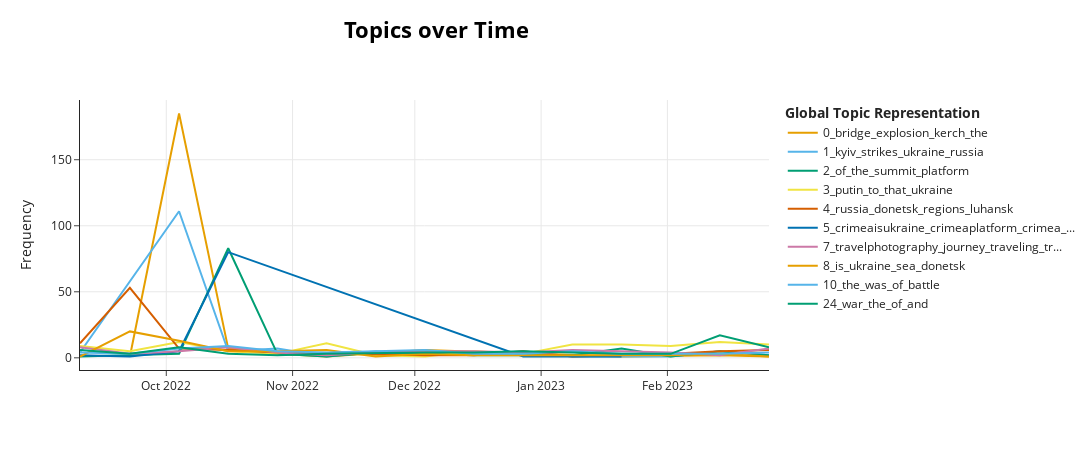

The notebook cell saved with this chart:
### Code cell
model_ig.visualize_topics_over_time(topics_over_timeig, top_n_topics=10,normalize_frequency=False)

### Figure 1 — Plotly figure (JSON) as saved in the notebook; plotly's stock layout.template omitted (floating-point values rounded to 4 significant figures)
{"data": [{"hoverinfo": "text", "hovertext": ["<b>Topic 0</b><br>Words: upd, rolled, airfield, belbek, runway", "<b>Topic 0</b><br>Words: bridge, explosion, kerch, russia, the", "<b>Topic 0</b><br>Words: bridge, crimea, sections, explosion, the", "<b>Topic 0</b><br>Words: bridge, section, november, raided, japanese", "<b>Topic 0</b><br>Words: bridge, critical, roadway, truck, train", "<b>Topic 0</b><br>Words: bridge, putin, kerch, blast, the", "<b>Topic 0</b><br>Words: krivtsova, social, bridge, ankle, discredit", "<b>Topic 0</b><br>Words: arrest, bridge, people, who, olesya", "<b>Topic 0</b><br>Words: bridge, paul, ron, the, is"], "marker": {"color": "#E69F00"}, "mode": "lines", "name": "0_bridge_explosion_kerch_the", "type": "scatter", "x": ["2022-09-22T01:36:00", "2022-10-04T03:12:00", "2022-10-16T04:48:00", "2022-10-28T06:24:00", "2022-11-09T08:00:00", "2022-12-03T11:12:00", "2023-01-20T17:36:00", "2023-02-13T20:48:00", "2023-02-25T22:24:00"], "y": [1, 185, 7, 3, 1, 6, 1, 2, 1]}, {"hoverinfo": "text", "hovertext": ["<b>Topic 1</b><br>Words: mins, ukraine, npp, energy, plant", "<b>Topic 1</b><br>Words: kyiv, strikes, ukraine, cities, russia", "<b>Topic 1</b><br>Words: strikes, said, kyiv, russia, ukraine", "<b>Topic 1</b><br>Words: kyiv, missiles, ukraine, cities, russia", "<b>Topic 1</b><br>Words: missile, poland, przewodow, miles, alert", "<b>Topic 1</b><br>Words: plants, strikes, scholz, power, ukraine", "<b>Topic 1</b><br>Words: energy, strikes, infrastructure, baby, criticism", "<b>Topic 1</b><br>Words: photo, energy, russia, ukraine, images", "<b>Topic 1</b><br>Words: kyiv, russia, ukraine, missile, in", "<b>Topic 1</b><br>Words: markarova, ukraine, attacks, infrastructure, russia", "<b>Topic 1</b><br>Words: airspace, missiles, romania, missile, launched", "<b>Topic 1</b><br>Words: ukraine, in, kyiv, the, orgs", "<b>Topic 1</b><br>Words: inro, united, aroma, smells, candles"], "marker": {"color": "#56B4E9"}, "mode": "lines", "name": "1_kyiv_strikes_ukraine_russia", "type": "scatter", "x": ["2022-09-09T19:39:21.600000", "2022-10-04T03:12:00", "2022-10-16T04:48:00", "2022-10-28T06:24:00", "2022-11-09T08:00:00", "2022-11-21T09:36:00", "2022-12-03T11:12:00", "2022-12-15T12:48:00", "2022-12-27T14:24:00", "2023-01-08T16:00:00", "2023-02-01T19:12:00", "2023-02-13T20:48:00", "2023-02-25T22:24:00"], "y": [4, 111, 5, 7, 1, 5, 2, 3, 5, 1, 1, 5, 2]}, {"hoverinfo": "text", "hovertext": ["<b>Topic 2</b><br>Words: finnish, her, marin, strong, leaks", "<b>Topic 2</b><br>Words: platform, summit, international, parliamentary, crimea", "<b>Topic 2</b><br>Words: of, summit, parliamentary, the, international", "<b>Topic 2</b><br>Words: of, crimea, the, tatars, scenario", "<b>Topic 2</b><br>Words: campaign, weareukraine, crimeaforukraine, return, head", "<b>Topic 2</b><br>Words: of, the, parliamentary, platform, khazar", "<b>Topic 2</b><br>Words: of, the, platform, riigikogu, ratas", "<b>Topic 2</b><br>Words: rkiye, serim, platform, of, tamila", "<b>Topic 2</b><br>Words: of, the, crimea, eu, platform", "<b>Topic 2</b><br>Words: platform, of, the, crimea, and", "<b>Topic 2</b><br>Words: khazar, khazars, khazaria, the, of", "<b>Topic 2</b><br>Words: unesco, of, the, platform, crimea", "<b>Topic 2</b><br>Words: dzhaparova, platform, emine, contacts, of"], "marker": {"color": "#009E73"}, "mode": "lines", "name": "2_of_the_summit_platform", "type": "scatter", "x": ["2022-09-09T19:39:21.600000", "2022-10-04T03:12:00", "2022-10-16T04:48:00", "2022-10-28T06:24:00", "2022-11-09T08:00:00", "2022-11-21T09:36:00", "2022-12-03T11:12:00", "2022-12-15T12:48:00", "2023-01-08T16:00:00", "2023-01-20T17:36:00", "2023-02-01T19:12:00", "2023-02-13T20:48:00", "2023-02-25T22:24:00"], "y": [1, 3, 83, 3, 1, 4, 3, 2, 2, 7, 1, 5, 2]}, {"hoverinfo": "text", "hovertext": ["<b>Topic 3</b><br>Words: putin, ukraine, russia, that, to", "<b>Topic 3</b><br>Words: hill, putin, russia, nuclear, us", "<b>Topic 3</b><br>Words: president, that, putin, to, ukraine", "<b>Topic 3</b><br>Words: in, franchetti, ukraine, putin, to", "<b>Topic 3</b><br>Words: nuclear, said, putin, to, medvedev", "<b>Topic 3</b><br>Words: to, that, putin, russia, ukraine", "<b>Topic 3</b><br>Words: clement, peter, pope, church, he", "<b>Topic 3</b><br>Words: nobel, ccl, prize, ally, will", "<b>Topic 3</b><br>Words: putin, negotiate, said, russia, to", "<b>Topic 3</b><br>Words: hollande, stopping, russia, insert, ukraine", "<b>Topic 3</b><br>Words: that, peace, the, johnson, to", "<b>Topic 3</b><br>Words: putin, that, ukraine, to, russia", "<b>Topic 3</b><br>Words: putin, ukrainians, that, russia, munich", "<b>Topic 3</b><br>Words: putin, to, the, that, russia", "<b>Topic 3</b><br>Words: ukraine, that, to, the, they"], "marker": {"color": "#F0E442"}, "mode": "lines", "name": "3_putin_to_that_ukraine", "type": "scatter", "x": ["2022-09-09T19:39:21.600000", "2022-09-22T01:36:00", "2022-10-04T03:12:00", "2022-10-16T04:48:00", "2022-10-28T06:24:00", "2022-11-09T08:00:00", "2022-11-21T09:36:00", "2022-12-03T11:12:00", "2022-12-15T12:48:00", "2022-12-27T14:24:00", "2023-01-08T16:00:00", "2023-01-20T17:36:00", "2023-02-01T19:12:00", "2023-02-13T20:48:00", "2023-02-25T22:24:00"], "y": [9, 5, 12, 5, 3, 11, 2, 1, 5, 3, 10, 10, 9, 12, 10]}, {"hoverinfo": "text", "hovertext": ["<b>Topic 4</b><br>Words: russia, donetsk, referendum, ukraine, kherson", "<b>Topic 4</b><br>Words: regions, donetsk, russia, luhansk, kherson", "<b>Topic 4</b><br>Words: donetsk, ukraine, unfriendly, luhansk, russia", "<b>Topic 4</b><br>Words: russia, friendly, donetsk, regions, mapping", "<b>Topic 4</b><br>Words: nahlah, ayed, naheed, democracy, in", "<b>Topic 4</b><br>Words: hunmapper, expansion, russia, around, ministry", "<b>Topic 4</b><br>Words: nato, bargaining, chip, csto, sofrep", "<b>Topic 4</b><br>Words: places, geoglobal, luhansk, your, donetsk", "<b>Topic 4</b><br>Words: ranking, strongest, militaries, rank, france", "<b>Topic 4</b><br>Words: luhansk, donetsk, ukraine, russia, west", "<b>Topic 4</b><br>Words: transnistria, annexed, russia, to, russian", "<b>Topic 4</b><br>Words: seagal, countries, neighbouring, russia, of"], "marker": {"color": "#D55E00"}, "mode": "lines", "name": "4_russia_donetsk_regions_luhansk", "type": "scatter", "x": ["2022-09-09T19:39:21.600000", "2022-09-22T01:36:00", "2022-10-04T03:12:00", "2022-10-16T04:48:00", "2022-10-28T06:24:00", "2022-12-03T11:12:00", "2022-12-15T12:48:00", "2022-12-27T14:24:00", "2023-01-08T16:00:00", "2023-02-01T19:12:00", "2023-02-13T20:48:00", "2023-02-25T22:24:00"], "y": [11, 53, 7, 6, 4, 2, 2, 5, 1, 3, 5, 6]}, {"hoverinfo": "text", "hovertext": ["<b>Topic 5</b><br>Words: crimeaisukraine, crimeaplatform, abortionrights, raisethewage, bestmemes", "<b>Topic 5</b><br>Words: love, with, crimea, for, crimeaisukraine", "<b>Topic 5</b><br>Words: ranges, crimeaisukraine, mountains, crimea, crimeaplatform", "<b>Topic 5</b><br>Words: crimeaisukraine, crimeaplatform, crimea, of, the", "<b>Topic 5</b><br>Words: despot, monogram, coin, byzantine, john", "<b>Topic 5</b><br>Words: cooperate, triangle, mechanisms, lublin, platform", "<b>Topic 5</b><br>Words: sasha, traveladdictedladies, credits, crimea, crimeaisukraine"], "marker": {"color": "#0072B2"}, "mode": "lines", "name": "5_crimeaisukraine_crimeaplatform_crimea_...", "type": "scatter", "x": ["2022-09-09T19:39:21.600000", "2022-09-22T01:36:00", "2022-10-04T03:12:00", "2022-10-16T04:48:00", "2022-12-27T14:24:00", "2023-01-08T16:00:00", "2023-01-20T17:36:00"], "y": [2, 1, 5, 80, 1, 1, 1]}, {"hoverinfo": "text", "hovertext": ["<b>Topic 7</b><br>Words: journey, traveling, travelphotography, travel, beach", "<b>Topic 7</b><br>Words: streetphoto, night, travelphotography, journey, traveling", "<b>Topic 7</b><br>Words: parco, travelphotography, journey, traveling, travel", "<b>Topic 7</b><br>Words: indian, travel, travelphotography, journey, nationals", "<b>Topic 7</b><br>Words: traveling, travelphotography, journey, travel, cat", "<b>Topic 7</b><br>Words: cat, travelphotography, journey, traveling, travel", "<b>Topic 7</b><br>Words: journey, travelphotography, traveling, travel, streetphoto", "<b>Topic 7</b><br>Words: travelphotography, journey, traveling, travel, instabeauty", "<b>Topic 7</b><br>Words: pilot, travelphotography, travel, journey, traveling", "<b>Topic 7</b><br>Words: traveling, journey, travelphotography, rock, travel", "<b>Topic 7</b><br>Words: journey, travelphotography, traveling, travel, moses", "<b>Topic 7</b><br>Words: travelphotography, journey, traveling, travel, landscape", "<b>Topic 7</b><br>Words: tulip, travelphotography, journey, traveling, travel", "<b>Topic 7</b><br>Words: moon, streetphotographer, streetphotographyinternational, bestofstreet, streetphotographers", "<b>Topic 7</b><br>Words: journey, travelphotography, traveling, travel, instabeauty"], "marker": {"color": "#CC79A7"}, "mode": "lines", "name": "7_travelphotography_journey_traveling_tr...", "type": "scatter", "x": ["2022-09-09T19:39:21.600000", "2022-09-22T01:36:00", "2022-10-04T03:12:00", "2022-10-16T04:48:00", "2022-10-28T06:24:00", "2022-11-09T08:00:00", "2022-11-21T09:36:00", "2022-12-03T11:12:00", "2022-12-15T12:48:00", "2022-12-27T14:24:00", "2023-01-08T16:00:00", "2023-01-20T17:36:00", "2023-02-01T19:12:00", "2023-02-13T20:48:00", "2023-02-25T22:24:00"], "y": [8, 3, 5, 8, 4, 2, 4, 5, 5, 4, 6, 5, 4, 2, 7]}, {"hoverinfo": "text", "hovertext": ["<b>Topic 8</b><br>Words: turkish, arabic, asian, estonian, spoken", "<b>Topic 8</b><br>Words: is, donetsk, ukraine, kherson, zaporizhzhia", "<b>Topic 8</b><br>Words: ukraine, is, slovakia, sea, crimea", "<b>Topic 8</b><br>Words: th, centuries, ad, studies, germanic", "<b>Topic 8</b><br>Words: pottery, ucraina, sea, is, ukraine", "<b>Topic 8</b><br>Words: sea, turkey, aegean, marmara, separates", "<b>Topic 8</b><br>Words: tavria, molochna, ihry, toponym, tavriyski", "<b>Topic 8</b><br>Words: greek, dec, goth, gothic, ukraine", "<b>Topic 8</b><br>Words: romani, sami, armeno, gothic, languages", "<b>Topic 8</b><br>Words: anatolia, turkey, map, crimeatravel, mapporn", "<b>Topic 8</b><br>Words: liter, gasoline, km, prices, per", "<b>Topic 8</b><br>Words: taiwan, ukraine, slobozhanshchyna, regions, east", "<b>Topic 8</b><br>Words: greek, dialects, language, spoken, islands", "<b>Topic 8</b><br>Words: mongol, khanate, turkicized, bible, kingdom", "<b>Topic 8</b><br>Words: languages, jewish, judeo, linguistics, yiddish"], "marker": {"color": "#E69F00"}, "mode": "lines", "name": "8_is_ukraine_sea_donetsk", "type": "scatter", "x": ["2022-09-09T19:39:21.600000", "2022-09-22T01:36:00", "2022-10-04T03:12:00", "2022-10-16T04:48:00", "2022-10-28T06:24:00", "2022-11-09T08:00:00", "2022-11-21T09:36:00", "2022-12-03T11:12:00", "2022-12-15T12:48:00", "2022-12-27T14:24:00", "2023-01-08T16:00:00", "2023-01-20T17:36:00", "2023-02-01T19:12:00", "2023-02-13T20:48:00", "2023-02-25T22:24:00"], "y": [1, 20, 13, 5, 5, 6, 1, 3, 2, 2, 2, 2, 2, 3, 1]}, {"hoverinfo": "text", "hovertext": ["<b>Topic 10</b><br>Words: raglan, sleeve, crimean, war, lord", "<b>Topic 10</b><br>Words: square, sontarans, was, eyre, the", "<b>Topic 10</b><br>Words: the, medal, highlanders, awarded, was", "<b>Topic 10</b><br>Words: thin, the, line, of, irish", "<b>Topic 10</b><br>Words: inkerman, awarded, battle, was, valour", "<b>Topic 10</b><br>Words: quilt, ballet, glazunov, triste, choreography", "<b>Topic 10</b><br>Words: the, was, during, of, war", "<b>Topic 10</b><br>Words: archaeology, guards, word, ottoman, the", "<b>Topic 10</b><br>Words: dnieper, battle, soviets, the, soviet", "<b>Topic 10</b><br>Words: versailles, august, theatre, was, empress", "<b>Topic 10</b><br>Words: kirribilli, henry, edward, the, fortifications", "<b>Topic 10</b><br>Words: henry, victoria, was, irish, queen", "<b>Topic 10</b><br>Words: line, rd, russell, highlanders, thin", "<b>Topic 10</b><br>Words: eupatoria, surgery, event, balaklava, lecture", "<b>Topic 10</b><br>Words: battle, the, and, into, characters"], "marker": {"color": "#56B4E9"}, "mode": "lines", "name": "10_the_was_of_battle", "type": "scatter", "x": ["2022-09-09T19:39:21.600000", "2022-09-22T01:36:00", "2022-10-04T03:12:00", "2022-10-16T04:48:00", "2022-10-28T06:24:00", "2022-11-09T08:00:00", "2022-11-21T09:36:00", "2022-12-03T11:12:00", "2022-12-15T12:48:00", "2022-12-27T14:24:00", "2023-01-08T16:00:00", "2023-01-20T17:36:00", "2023-02-01T19:12:00", "2023-02-13T20:48:00", "2023-02-25T22:24:00"], "y": [4, 3, 7, 9, 5, 4, 5, 6, 3, 3, 5, 3, 3, 3, 4]}, {"hoverinfo": "text", "hovertext": ["<b>Topic 24</b><br>Words: plague, the, of, and, in", "<b>Topic 24</b><br>Words: in, war, american, alexander, train", "<b>Topic 24</b><br>Words: war, tree, in, and, the", "<b>Topic 24</b><br>Words: india, emissions, centric, approach, humanitarian", "<b>Topic 24</b><br>Words: economic, sanctions, lind, levied, wars", "<b>Topic 24</b><br>Words: february, glasgow, of, and, the", "<b>Topic 24</b><br>Words: culture, cultural, ukraine, diplomacy, and", "<b>Topic 24</b><br>Words: and, photographers, volume, of, photography", "<b>Topic 24</b><br>Words: the, and, war, of, in", "<b>Topic 24</b><br>Words: sich, karpatska, infantry, mozart, battalion", "<b>Topic 24</b><br>Words: war, ucla, infectious, and, in", "<b>Topic 24</b><br>Words: february, war, ukraine, year, of", "<b>Topic 24</b><br>Words: war, the, on, of, and"], "marker": {"color": "#009E73"}, "mode": "lines", "name": "24_war_the_of_and", "type": "scatter", "x": ["2022-09-09T19:39:21.600000", "2022-09-22T01:36:00", "2022-10-04T03:12:00", "2022-10-16T04:48:00", "2022-10-28T06:24:00", "2022-11-09T08:00:00", "2022-12-03T11:12:00", "2022-12-15T12:48:00", "2022-12-27T14:24:00", "2023-01-20T17:36:00", "2023-02-01T19:12:00", "2023-02-13T20:48:00", "2023-02-25T22:24:00"], "y": [6, 3, 8, 3, 2, 3, 4, 4, 5, 3, 3, 17, 8]}], "layout": {"height": 450, "hoverlabel": {"bgcolor": "white", "font": {"family": "Rockwell", "size": 16}}, "legend": {"title": {"text": "<b>Global Topic Representation"}}, "title": {"font": {"color": "Black", "size": 22}, "text": "<b>Topics over Time</b>", "x": 0.4, "xanchor": "center", "y": 0.95, "yanchor": "top"}, "width": 1250, "xaxis": {"showgrid": true}, "yaxis": {"showgrid": true, "title": {"text": "Frequency"}}}}
